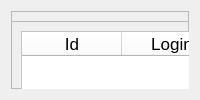
            <widget class="QWidget" name="page">
             <layout class="QGridLayout" name="gridLayout_27">
              <item row="0" column="0">
               <widget class="QFrame" name="frame_3">
                <property name="frameShape">
                 <enum>QFrame::StyledPanel</enum>
                </property>
                <property name="frameShadow">
                 <enum>QFrame::Raised</enum>
                </property>
                <widget class="QFrame" name="frame_21">
                 <property name="geometry">
                  <rect>
                   <x>0</x>
                   <y>10</y>
                   <width>411</width>
                   <height>431</height>
                  </rect>
                 </property>
                 <property name="sizePolicy">
                  <sizepolicy hsizetype="Preferred" vsizetype="Preferred">
                   <horstretch>0</horstretch>
                   <verstretch>5</verstretch>
                  </sizepolicy>
                 </property>
                 <property name="sizeIncrement">
                  <size>
                   <width>0</width>
                   <height>0</height>
                  </size>
                 </property>
                 <property name="font">
                  <font>
                   <pointsize>10</pointsize>
                  </font>
                 </property>
                 <property name="frameShape">
                  <enum>QFrame::StyledPanel</enum>
                 </property>
                 <property name="frameShadow">
                  <enum>QFrame::Raised</enum>
                 </property>
                 <layout class="QVBoxLayout" name="verticalLayout_2">
                  <item>
                   <widget class="QTableWidget" name="tableWidget_saida_2">
                    <property name="font">
                     <font>
                      <pointsize>9</pointsize>
                      <weight>50</weight>
                      <bold>false</bold>
                     </font>
                    </property>
                    <property name="styleSheet">
                     <string notr="true">background-color: rgb(255, 255, 255);</string>
                    </property>
                    <property name="inputMethodHints">
                     <set>Qt::ImhNone</set>
                    </property>
                    <property name="editTriggers">
                     <set>QAbstractItemView::NoEditTriggers</set>
                    </property>
                    <property name="selectionMode">
                     <enum>QAbstractItemView::SingleSelection</enum>
                    </property>
                    <property name="selectionBehavior">
                     <enum>QAbstractItemView::SelectRows</enum>
                    </property>
                    <property name="textElideMode">
                     <enum>Qt::ElideMiddle</enum>
                    </property>
                    <column>
                     <property name="text">
                      <string>Id</string>
                     </property>
                     <property name="font">
                      <font>
                       <pointsize>13</pointsize>
                       <weight>50</weight>
                       <bold>false</bold>
                      </font>
                     </property>
                    </column>
                    <column>
                     <property name="text">
                      <string>Login</string>
                     </property>
                     <property name="font">
                      <font>
                       <pointsize>13</pointsize>
                      </font>
                     </property>
                    </column>
                    <column>
                     <property name="text">
                      <string>Senha</string>
                     </property>
                     <property name="font">
                      <font>
                       <pointsize>13</pointsize>
                      </font>
                     </property>
                    </column>
                    <column>
                     <property name="text">
                      <string/>
                     </property>
                    </column>
                    <column>
                     <property name="text">
                      <string/>
                     </property>
                    </column>
                   </widget>
                  </item>
                 </layout>
                </widget>
                <widget class="QPushButton" name="excluir_2">
                 <property name="geometry">
                  <rect>
                   <x>410</x>
                   <y>160</y>
                   <width>161</width>
                   <height>24</height>
                  </rect>
                 </property>
                 <property name="font">
                  <font>
                   <pointsize>10</pointsize>
                   <weight>75</weight>
                   <bold>true</bold>
                  </font>
                 </property>
                 <property name="text">
                  <string>Excluir</string>
                 </property>
                </widget>
                <widget class="QPushButton" name="excluir_tudo_2">
                 <property name="geometry">
                  <rect>
                   <x>410</x>
                   <y>210</y>
                   <width>161</width>
                   <height>24</height>
                  </rect>
                 </property>
                 <property name="font">
                  <font>
                   <pointsize>10</pointsize>
                   <weight>75</weight>
                   <bold>true</bold>
                  </font>
                 </property>
                 <property name="styleSheet">
                  <string notr="true">background-color: rgb(76, 121, 80);</string>
                 </property>
                 <property name="text">
                  <string> Excluir tudo</string>
                 </property>
                </widget>
               </widget>
              </item>
             </layout>
            </widget>
